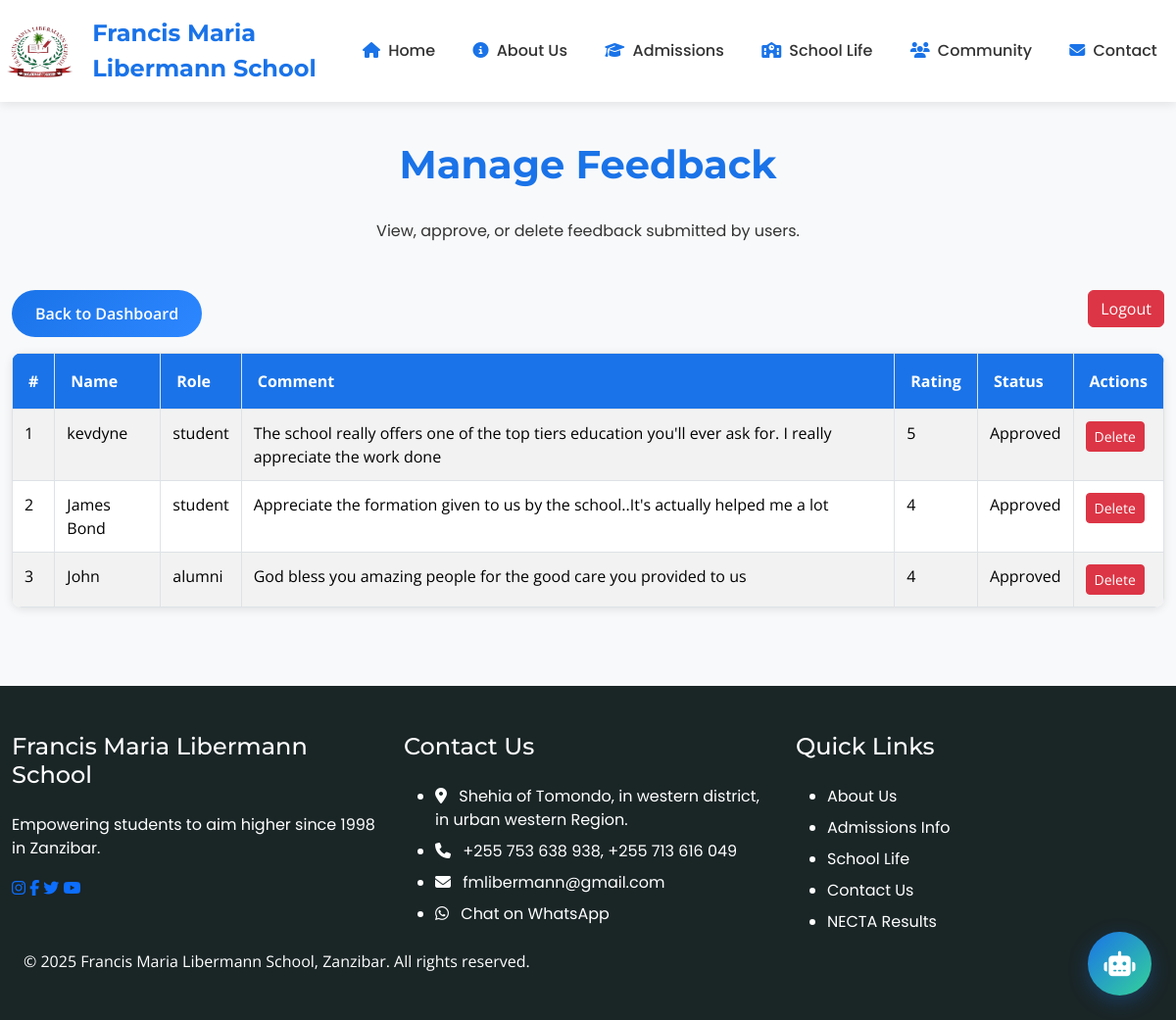
Page /admin/feedback (signed in) on the committed database.
### app/models.py (models this page shows, shortened)
class Feedback(db.Model):
    id = db.Column(db.Integer, primary_key=True)
    name = db.Column(db.String(100), nullable=False)
    role = db.Column(db.String(50), nullable=False)
    comment = db.Column(db.Text, nullable=False)
    rating = db.Column(db.Integer, nullable=False)
    approved = db.Column(db.Boolean, default=False)
    created_at = db.Column(db.DateTime, default=datetime.utcnow)

### app/routes.py (the view, shortened to what this page needs)
@main.route('/admin/feedback', methods=['GET', 'POST'])
@login_required
def admin_feedback():
    feedbacks = Feedback.query.all()
    return render_template('admin_feedback.html', feedbacks=feedbacks)

### app/templates/admin_feedback.html (shortened to what this page needs)
{% extends "base.html" %}
{% block content %}
<section class="section bg-light">
    <div class="container">
        <h2 class="section-title">Manage Feedback</h2>
        <p class="text-center mb-5">View, approve, or delete feedback submitted by users.</p>
        <div class="row mb-3">
            <div class="col-md-12">
                <a href="{{ url_for('main.admin_dashboard') }}" class="btn btn-primary">Back to Dashboard</a>
                <a href="{{ url_for('main.admin_logout') }}" class="btn btn-danger float-end">Logout</a>
            </div>
        </div>
        <div class="row">
            <div class="col-md-12">
                <table class="table table-bordered table-striped">
                    <thead>
                        <tr>
                            <th>#</th>
                            <th>Name</th>
                            <th>Role</th>
                            <th>Comment</th>
                            <th>Rating</th>
                            <th>Status</th>
                            <th>Actions</th>
                        </tr>
                    </thead>
                    <tbody>
                        {% for feedback in feedbacks %}
                        <tr>
                            <td>{{ loop.index }}</td>
                            <td>{{ feedback.name }}</td>
                            <td>{{ feedback.role }}</td>
                            <td>{{ feedback.comment }}</td>
                            <td>{{ feedback.rating }}</td>
                            <td>{{ 'Approved' if feedback.approved else 'Pending' }}</td>
                            <td>
                                <form method="POST" style="display:inline;">
                                    <button type="submit" name="action" value="delete" class="btn btn-danger btn-sm" onclick="return confirm('Are you sure you want to delete this feedback?');">Delete</button>
                                </form>
                            </td>
                        </tr>
                        {% endfor %}
                    </tbody>
                </table>
            </div>
        </div>
    </div>
</section>
{% endblock %}

### app/static/styles.css (style rules this page uses)
:root { --container-padding: 1.5rem; }
body { font-family: 'Open Sans', sans-serif; color: #333; margin: 0; padding: 80px 0 0 0; overflow-x: hidden; overflow-y: hidden; transition: overflow-y 0.3s ease; line-height: 1.5; }
body.loaded { overflow-y: auto; }
.container { width: 100%; max-width: 1200px; margin: 0 auto; padding: 0 var(--container-padding); }
h1, h2, h3, h4, h5, h6 { font-family: 'Montserrat', sans-serif; margin-bottom: 1rem; }
p, a, li { font-family: 'Poppins', sans-serif; }
.section { padding: clamp(3rem, 8vw, 5rem) 0; }
.section-title { font-size: clamp(2rem, 4vw, 2.5rem); font-weight: 700; text-align: center; margin-bottom: clamp(2rem, 6vw, 3rem); color: #1a73e8; line-height: 1.2; }
.row { display: flex; flex-wrap: wrap; margin: 0 calc(var(--container-padding) * -1); }
html { height: 100%; }
body { min-height: 100%; display: flex; flex-direction: column; }
.section-title { color: #1a73e8; margin-bottom: 2rem; text-align: center; }
.table { border-radius: 10px; overflow: hidden; box-shadow: 0 2px 10px rgba(0,0,0,0.1); }
.table th { background-color: #1a73e8; color: white; padding: 1rem; }
.table td { padding: 0.75rem; }
.btn-primary { background: linear-gradient(135deg, #1a73e8, #2d87ff); border: none; padding: 0.75rem 1.5rem; border-radius: 25px; font-weight: 600; transition: all 0.3s ease; }
.section { padding: 4rem 0; }
.bg-light { background-color: #f8f9fa !important; }

### rows in the picture
Feedback: name "kevdyne", role "student", comment "The school really offers one of the top tiers education you'll ever ask for. I really appreciate the work done", rating "5", approved "Approved"
Feedback: name "James Bond", role "student", comment "Appreciate the formation given to us by the school..It's actually helped me a lot", rating "4", approved "Approved"
Feedback: name "John", role "alumni", comment "God bless you amazing people for the good care you provided to us", rating "4", approved "Approved"
